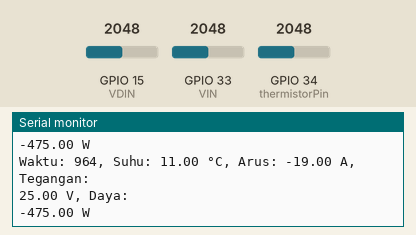
Recording of a sketch running on a simulated ESP32. Parts: the last lines printed to the serial monitor. The test bench sets the inputs (shaded band); at power-on: GPIO 15 (VDIN) = 2048, GPIO 33 (VIN) = 2048, GPIO 34 (thermistorPin) = 2048. Storage starts empty.

Above: at 1.2 s.
1.3 s: GPIO 15 (VDIN) set to 2866
At 1.38 s:
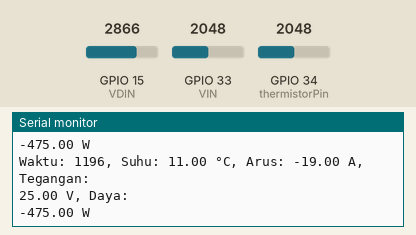
2.8 s: GPIO 33 (VIN) set to 2866
At 3.01 s:
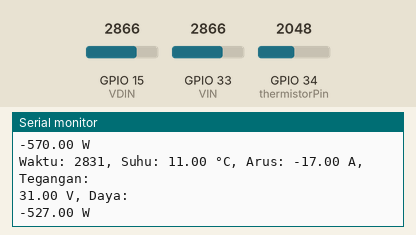
4.3 s: GPIO 34 (thermistorPin) set to 2866
At 4.41 s:
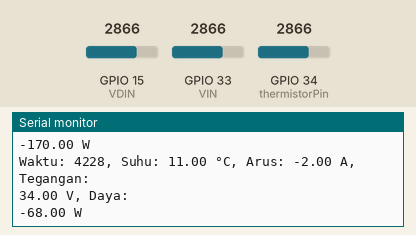
5.8 s: GPIO 15 (VDIN) set to 3603
At 6.02 s:
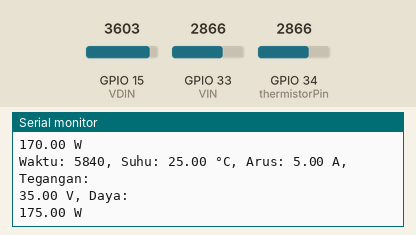
7.3 s: GPIO 33 (VIN) set to 3603
At 7.4 s:
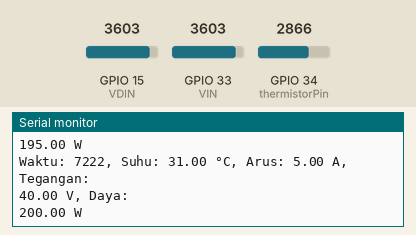
8.8 s: GPIO 34 (thermistorPin) set to 3603
At 9.02 s:
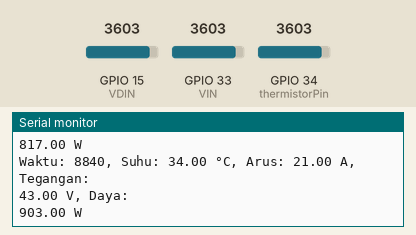
Timing chart, 0 to 11.3 s (numbered marks = the images above; inputs shaded):
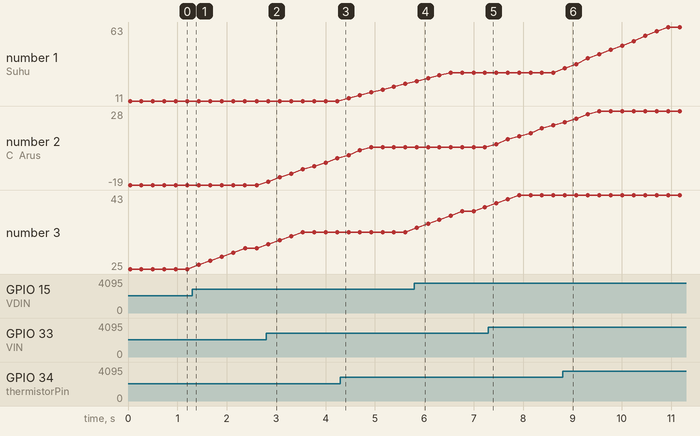

Measured:
- after the input at 2.8 s, the serial monitor: prints a new line at once (image 2)
- after the input at 5.8 s, the serial monitor: prints a new line after 0.05 s (image 4)
- after the input at 8.8 s, the serial monitor: prints a new line after 0.05 s (image 6)
- plotted number 1: 11 → 23 after the input at 4.3 s, 31 → 63 after the input at 8.8 s
- plotted number 2: -19 → -2 after the input at 2.8 s
- plotted number 3: 25 → 30 after the input at 1.3 s, 34 → 40 after the input at 5.8 s

The sketch:

ESPtoSDCARD.ino
```cpp
#include "FS.h"
#include "SD.h"
#include "SPI.h"
#include <movingAvg.h>

#define VIN 33
#define VDIN 15
const int thermistorPin = 34;

// Variabel untuk menyimpan nilai daya sebelumnya
float prevPower = 0.0;

// Deklarasi fungsi
void saveDataToCSV(float time, float temperature, float current, float voltage, float power);

const float resistorValue = 10000.0; // Nilai resistor (10k)
const float nominalResistance = 10000.0; // Nilai resistansi pada suhu tertentu (biasanya 25°C)
const float nominalTemperature = 25.0; // Suhu nominal dalam derajat Celsius
const float betaCoefficient = 3950; // Koefisien Beta dari termistor
movingAvg avgTemp(10);

const float VCC = 5.0;
const int model = 0;    // enter the model (see below)
float rawvoltage;
movingAvg avgCurr(10);
float cutOffLimit = 1.00; // reading cutt off current. 1.00 is 1 Ampere

// Floats for ADC voltage & Input voltage
float adc_voltage = 0.0;
float in_voltage = 0.0;
// Floats for resistor values in divider (in ohms)
float R1 = 45000.0;
float R2 = 5000.0;
// Integer for ADC value
int adc_value = 0;
movingAvg avgVol(10);


float sensitivity[] = {
    40.0, // for ACS758LCB-050B
    60.0, // for ACS758LCB-050U
    20.0, // for ACS758LCB-100B
    40.0, // for ACS758LCB-100U
    13.3, // for ACS758KCB-150B
    16.7, // for ACS758KCB-150U
    10.0, // for ACS758ECB-200B
    20.0  // for ACS758ECB-200U
};

float quiescent_Output_voltage[] = {
    0.5,  // for ACS758LCB-050B
    0.12, // for ACS758LCB-050U
    0.5,  // for ACS758LCB-100B
    0.12, // for ACS758LCB-100U
    0.5,  // for ACS758KCB-150B
    0.12, // for ACS758KCB-150U
    0.5,  // for ACS758ECB-200B
    0.12  // for ACS758ECB-200U
};

const float FACTOR = sensitivity[model] / 1000;
const float QOV = quiescent_Output_voltage[model] * VCC;
float voltage;

File dataFile;

void setup() {
  Serial.begin(9600);

  if(!SD.begin()) {
    Serial.println("Gagal inisialisasi SD card!");
    return;
  }
  Serial.println("SD card siap!");

  // Create and open file for writing
  dataFile = SD.open("/data.csv", FILE_WRITE);
  if(!dataFile) {
    Serial.println("Gagal membuka file untuk menulis");
    return;
  }

  // Write header to file
  dataFile.println("Waktu, Suhu (C), Arus (A), Tegangan (V), Power (W)");

  // Close file
  dataFile.close();

  // Inisialisasi sensor arus
  avgCurr.begin();
  // Inisialisasi sensor suhu
  avgTemp.begin();
  // Inisialisasi sensor tegangan
  avgVol.begin();
}

void loop() {
  // Baca nilai tegangan pada pin thermistor
  int rawADC = analogRead(thermistorPin);
  float voltage = rawADC * (5.0 / 4095.0); // 5.0 adalah tegangan referensi pada Arduino
  float resistance = resistorValue * (5.0 / voltage - 1.0);
  float steinhart;
  steinhart = resistance / nominalResistance;   // (R/Ro)
  steinhart = log(steinhart);                  // ln(R/Ro)
  steinhart /= betaCoefficient;                   // 1/B * ln(R/Ro)
  steinhart += 1.0 / (nominalTemperature + 273.15); // + (1/To)
  steinhart = 1.0 / steinhart;                 // Invert
  steinhart -= 273.15;                         // Konversi dari Kelvin ke Celsius
  float avgtemp = avgTemp.reading(steinhart)-14; // kalibrasi

  // Baca nilai arus
  rawvoltage = analogRead(VIN);
  float voltage_raw = (5.0 / 4095.0) * analogRead(VIN); // diganti nanti make 4095 karena 12 bit
  voltage = voltage_raw - QOV - 0.77;
  float current = voltage / FACTOR;
  float avgcurr = avgCurr.reading(current);

  // Baca nilai tegangan
  adc_value = analogRead(VDIN);
  adc_voltage  = (adc_value * VCC) /4095.0;
  in_voltage = adc_voltage / (R2/(R1+R2)) ;
  float avgvol = avgVol.reading(in_voltage);

  // Hitung daya
  float power = avgvol * avgcurr;

  // Akumulasi nilai daya sebelumnya dengan nilai daya baru
  power += prevPower;

  // Open file for appending
  dataFile = SD.open("/data.csv", FILE_APPEND);
  if(!dataFile) {
    Serial.println("Gagal membuka file untuk menambahkan data");
    return;
  }

  // Get current time
  unsigned long currentTime = millis();

  // Write data to file
  dataFile.print(currentTime);
  dataFile.print(",");
  dataFile.print(avgtemp);
  dataFile.print(",");
  dataFile.print(avgcurr);
  dataFile.print(",");
  dataFile.print(avgvol);
  dataFile.print(",");
  dataFile.println(power);

  // Close file
  dataFile.close();

  // Output to serial monitor
  Serial.print("Waktu: ");
  Serial.print(currentTime);
  Serial.print(", Suhu: ");
  Serial.print(avgtemp);
  Serial.print(" °C, Arus: ");
  Serial.print(avgcurr);
  Serial.println(" A, Tegangan: ");
  Serial.print(avgvol);
  Serial.println(" V, Daya: ");
  Serial.print(power);
  Serial.println(" W");

  delay(200);
}
```
